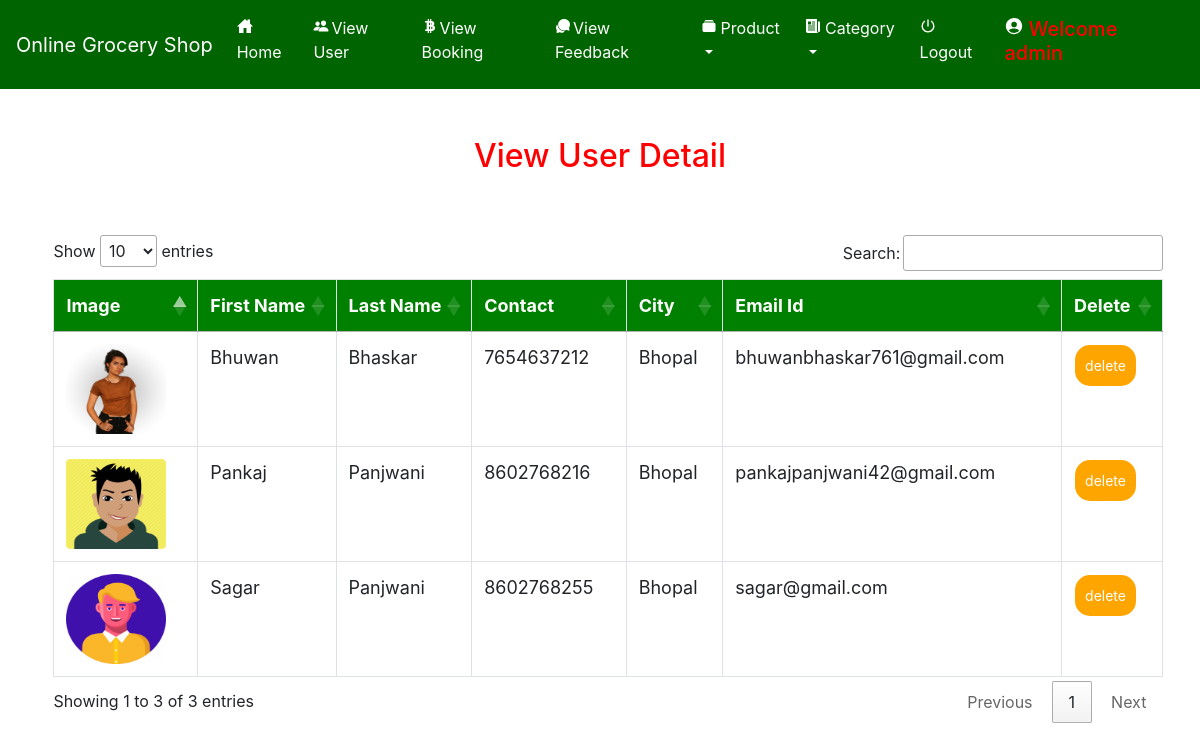
Page /view_user (signed in) on the earlier database version.
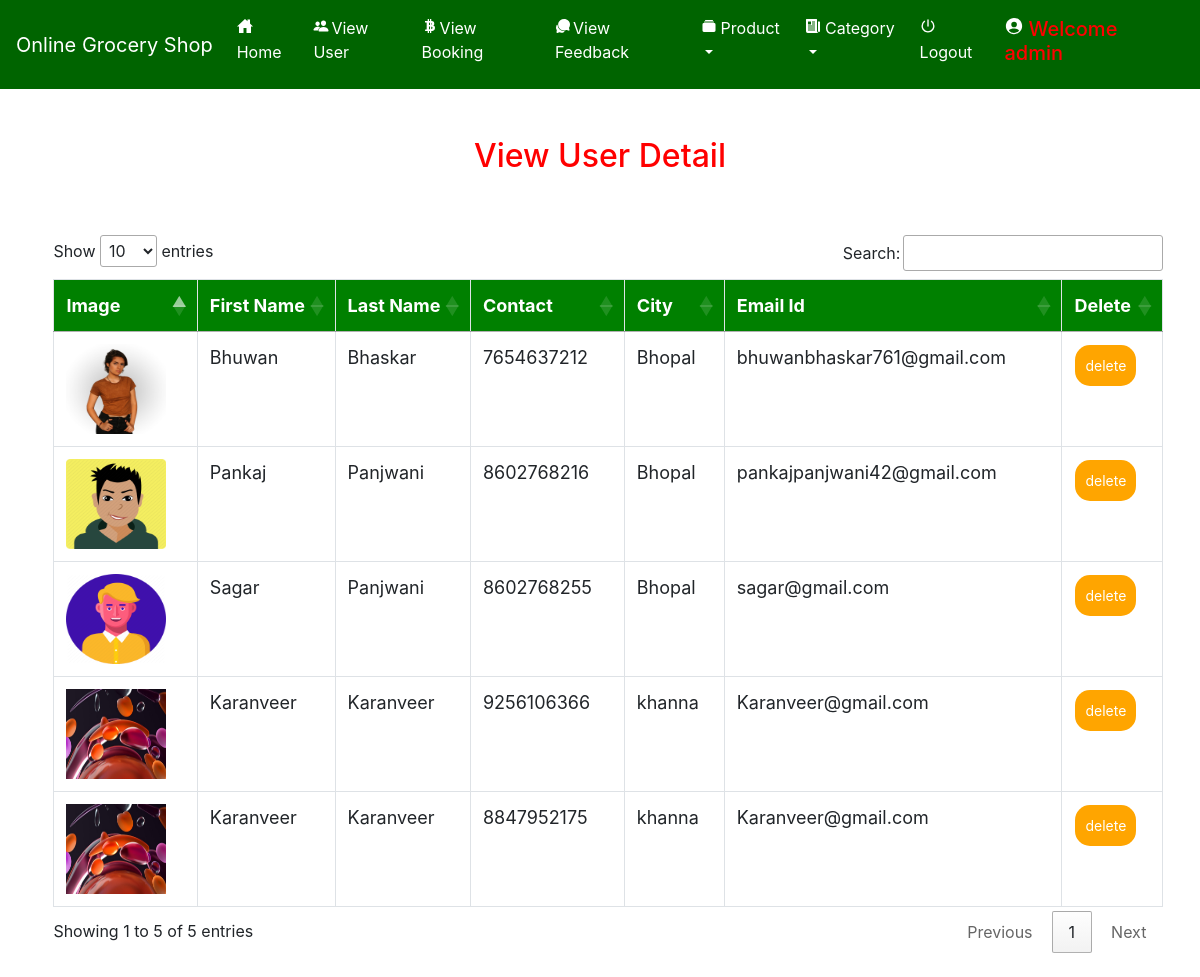
Same page on the later database version.
### grocery/models.py (models this page shows, shortened)
class Profile(models.Model):
    user = models.ForeignKey(User, on_delete=models.CASCADE, null=True)
    dob = models.DateField(null=True)
    city = models.CharField(max_length=30, null=True)
    address = models.CharField(max_length=50, null=True)
    contact = models.CharField(max_length=10, null=True)
    image = models.FileField(null=True)

### grocery/views.py (the view)
# urls.py: path('view_user',View_user,name="view_user"),
def View_user(request):
    if not request.user.is_authenticated:
        return redirect('login_admin')
    pro = Profile.objects.all()
    d = {'user':pro}
    return render(request,'view_user.html',d)

### grocery/templates/view_user.html (shortened to what this page needs)
{% extends 'navigation.html' %}
{% load static %}
{% block body %}
<center><h2 style="color:red;margin-top:4%">View User Detail</h2></center>
<div  class="container-fluid">
    <center>
    <div class="container">
        <table class="table table-bordered" id="myTable">
  <thead>
  <tr>
    <th>Image</th>
    <th>First Name</th>
    <th>Last Name</th>
      <th>Contact</th>
      <th>City</th>
    <th>Email Id</th>
    <th>Delete</th>
  </tr>
  </thead>
   <tbody>
    {% for i in user %}
  <tr>
    <td><img src="{{i.image.url}}" style="width:100px;height:90px"></td>
    <td>{{i.user.first_name}}</td>
    <td>{{i.user.last_name}}</td>
      <td>{{i.contact}}</td>
      <td>{{i.city}}</td>
      <td>{{i.user.email}}</td>
    <td><a href="{% url 'delete_user' i.user.id %}" onclick="return confirm('Are you sure?')"><button class="button button1">delete</button></a></td>
  </tr>
    {% endfor %}
    </tbody>
</table>
 </div></center>
</div>
{% endblock %}

### grocery/templates/navigation.html (shortened to what this page needs)
<!DOCTYPE html>
<html lang="en">
<head>
    {% load static %}
     <link rel="stylesheet" href="https://maxcdn.bootstrapcdn.com/bootstrap/4.0.0/css/bootstrap.min.css">
  <link rel = stylesheet href = "//cdn.datatables.net/1.10.19/css/jquery.dataTables.min.css">
<link rel="stylesheet" href="https://cdnjs.cloudflare.com/ajax/libs/font-awesome/4.7.0/css/font-awesome.min.css">
</head>
<body style="background-color:white">
<nav class="navbar navbar-expand-sm" style="background-color:Darkgreen">
  <a class="navbar-brand" href="#" style="color:White">Online Grocery Shop</a>
  <ul class="navbar-nav">
    {% if request.user.is_staff %}
    <li class="nav-item">
      <a class="nav-link" href="{% url 'admin_home' %}" style="color:white"><ion-icon style="margin-right:2px" name="home-sharp"></ion-icon>Home</a>
    </li>
    <li class="nav-item">
      <a class="nav-link" href="{% url 'view_user' %}" style="color:white"><ion-icon style="margin-right:2px" name="people"></ion-icon>View User</a>
    </li>
      <li class="nav-item">
      <a class="nav-link" href="{% url 'admin_viewBooking' %}" style="color:white"><ion-icon style="margin-right:2px" name="logo-bitcoin"></ion-icon>View Booking</a>
    </li>
<li class="nav-item">
      <a class="nav-link" href="{% url 'view_feedback' %}" style="color:white"><ion-icon style="margin-right:2px" name="chatbubbles"></ion-icon>View Feedback</a>
    </li>
    <li class="nav-item dropdown">
    <a class="nav-link dropdown-toggle" data-toggle="dropdown" href="#" role="button" aria-haspopup="true" aria-expanded="false" style="color:white"><ion-icon style="margin-right:4px" name="albums"></ion-icon>Product</a>
  </li>
    <li class="nav-item dropdown">
    <a class="nav-link dropdown-toggle" data-toggle="dropdown" href="#" role="button" aria-haspopup="true" aria-expanded="false" style="color:white"><ion-icon style="margin-right:4px" name="newspaper-sharp"></ion-icon>Category</a>
  </li>
    {% endif %}
    {% if request.user.is_authenticated %}
    <a class="nav-link" href="{% url 'logout' %}" style="color:white"><ion-icon style="margin-right:2px" name="power-sharp"></ion-icon>Logout</a>
    {% if not request.user.is_staff %}
    <li class="nav-item">
      <a href="{% url 'profile' %}"><h5 class="nav-link" style="color:red"><ion-icon style="margin-right:4px;color:white" name="person-circle-sharp"></ion-icon>Welcome {{request.user.username}}</h5>
      </a></li>
    {% else %}
    <li class="nav-item">
      <h5  class="nav-link" style="color:red"><ion-icon style="margin-right:4px;color:white" name="person-circle-sharp"></ion-icon>Welcome {{request.user.username}}</h5>
    </li>
    {% endif %}
    {% endif %}
    </ul>
</nav>
{% block body %}
{% endblock %}
</body></html>

### grocery/templates/navigation.html (style rules this page uses)
* { box-sizing: border-box; }
#myTable { border-collapse: collapse; width: 100%; border: 1px solid #ddd; font-size: 18px; }
#myTable th { text-align: left; padding: 12px; background-color: green; color: white; }
#myTable td { text-align: left; padding: 12px; background-color: white; }
#myTable tr { border-bottom: 1px solid #ddd; }
.button { background-color: orange; border: none; color: white; padding: 10px; text-align: center; text-decoration: none; display: inline-block; font-size: 14px; margin: 1px 1px; cursor: pointer; }
.button1 { border-radius: 15px; }

### grocery/templates/view_user.html (style rules this page uses)
.container { border-radius:6px; margin:2%; }
.container-fluid { margin-top:5%; }

Differences in the rows shown:
added Profile: image (picture), user.first_name "Karanveer", user.last_name "Karanveer", contact "9256106366", city "khanna", user.email "Karanveer@gmail.com"
added Profile: image (picture), user.first_name "Karanveer", user.last_name "Karanveer", contact "8847952175", city "khanna", user.email "Karanveer@gmail.com"
Other differences:
text written by a page script: "Show entries Search: Showing 1 to 3 of 3 entries Previous 1 Next" → "Show entries Search: Showing 1 to 5 of 5 entries Previous 1 Next"
